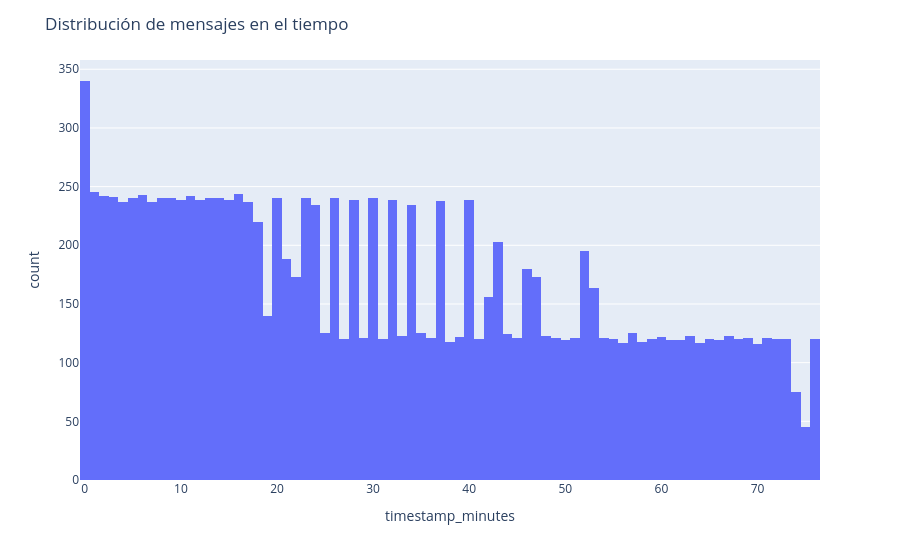

Notebook code for this chart:
### Code cell
import plotly.express as px
data = pd.read_csv(r"C:/Users/samue/OneDrive/Escritorio/Tareas UNI/tfg/tfg_samuel/vis/xperiments/experimentos_con_cnn/05_non_complete/raw/message.csv")
data.timestamp = pd.to_datetime(data.timestamp)
min_date = data.timestamp.min()
data["timestamp_minutes"] = data.timestamp.apply(lambda x: int((x - min_date).total_seconds() / 60.0))
fig = px.histogram(data, x="timestamp_minutes")
fig.update_layout(title_text="Distribución de mensajes en el tiempo")
fig

### Figure 1 — Plotly figure (JSON) as saved in the notebook; plotly's stock layout.template omitted (floating-point values rounded to 4 significant figures; data arrays with more than 128 entries replaced by an {"elided": "..."} marker saying what was removed)
{"data": [{"bingroup": "x", "hovertemplate": "timestamp_minutes=%{x}<br>count=%{y}<extra></extra>", "legendgroup": "", "marker": {"color": "#636efa", "pattern": {"shape": ""}}, "name": "", "orientation": "v", "showlegend": false, "type": "histogram", "x": {"elided": "13185 int values"}, "xaxis": "x", "yaxis": "y"}], "layout": {"barmode": "relative", "legend": {"tracegroupgap": 0}, "margin": {"t": 60}, "title": {"text": "Distribución de mensajes en el tiempo"}, "xaxis": {"anchor": "y", "domain": [0, 1], "title": {"text": "timestamp_minutes"}}, "yaxis": {"anchor": "x", "domain": [0, 1], "title": {"text": "count"}}}}
